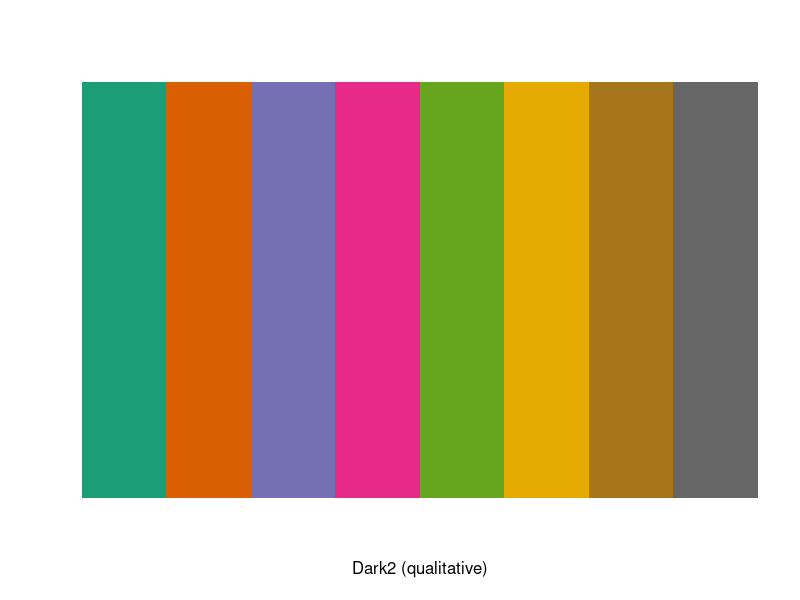
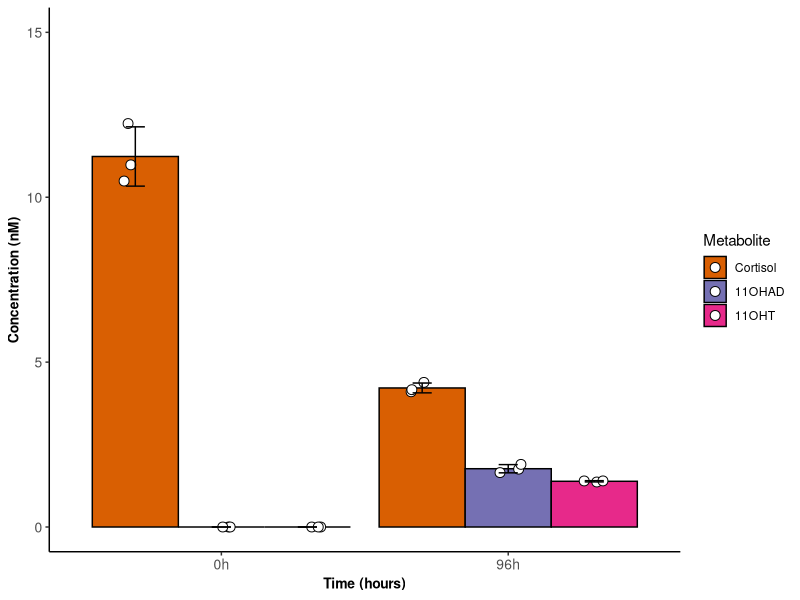
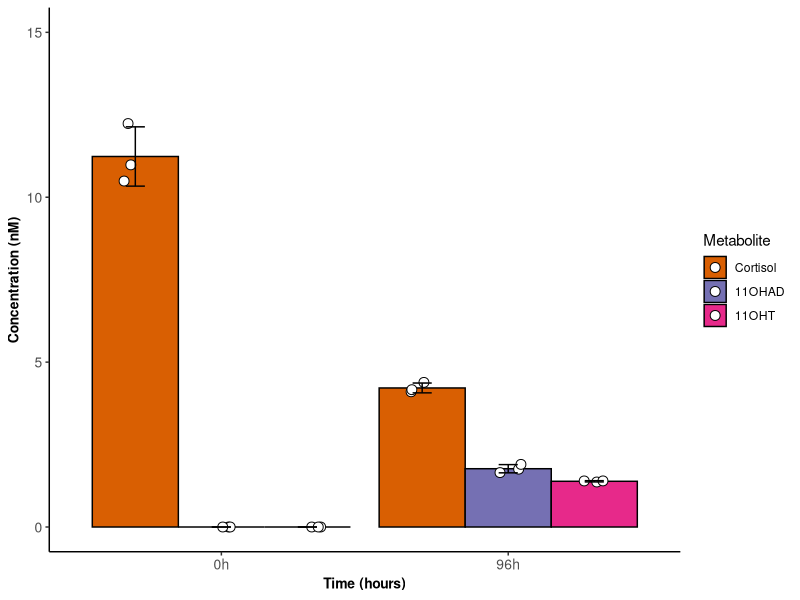

These charts were generated, in order, by the following R code:
## ---- chunk 1
knitr::opts_chunk$set(echo = TRUE)
## ---- chunk 2
getwd()
## ---- chunk 3

library(ggplot2)
library(ape)
library(plyr)
library(RColorBrewer)
library(reshape2)
library(scales)
library(dplyr)
library(ggpubr) 
library(cowplot) 
library(readr)
library(stats)
library(readr)

## ---- chunk 4
d1 <- read.csv("Cortisol_Plym_API-2_microencapsulation.csv") 
head(d1)
## ---- chunk 5
format.A <-  theme_classic()+ theme(plot.title = element_text(size= 11, hjust=0.5, face="bold"))+ 
  theme(axis.text = element_text(size = 10)) + theme(axis.title = element_text(size = 10, face="bold")) + 
  theme(strip.text = element_text( size = 10, face= "bold")) + theme(legend.position = "none")

format.B <-  theme_classic()+ theme(plot.title = element_text(size= 11, hjust=0.5, face="bold"))+ 
  theme(axis.text = element_text(size = 10)) + theme(axis.title = element_text(size = 10, face="bold")) + 
  theme(strip.text = element_text( size = 10, face= "bold")) 
## ---- chunk 6
display.brewer.pal(n = 8, name = 'Dark2')
brewer.pal(n = 8, name = "Dark2")
## ---- chunk 7
d1$Metabolite = factor(d1$Metabolite,order = TRUE, levels = c("Cortisol", "11OHAD", "11OHT"))
## ---- chunk 8
d1_summary <- d1 %>%
  group_by(Metabolite,Time) %>%
  summarise(
    
    SD = sd(Concentration),
    Concentration = mean(Concentration)
  )

head(d1_summary)
# View(d1_summary)
## ---- chunk 9

p <- ggplot(d1, aes(x = Time, y = Concentration, fill = Metabolite)) +
  geom_bar(data = d1_summary, aes(y = Concentration), stat = "identity", position = position_dodge(),color="black") +
  geom_point(position = position_jitterdodge(jitter.width = 0.25, dodge.width = 0.9), aes(color = Metabolite), 
             shape = 21, size = 3, stroke = 0.5, fill = "white")  + 
  geom_errorbar(data = d1_summary, aes(ymin = Concentration - SD, ymax = Concentration + SD), 
                width = .2, position = position_dodge(0.9)) + 
  scale_fill_manual(values = c( "#D95F02" ,"#7570B3" ,"#E7298A", "#66A61E", "#E6AB02", "#A6761D", "#666666","#1B9E77")) + 
  scale_color_manual(values = c("black","black" ,"black", "#66A61E", "#E6AB02", "#A6761D", "#666666","#1B9E77")) + ylim(0,15) + 
  format.B + labs(x="Time (hours)", y="Concentration (nM)")

print(p)

ggsave("Cortisol_Plym_API-2_microencapsulation.pdf", height = 3.5, width = 4)

## ---- chunk 10
sessionInfo()
